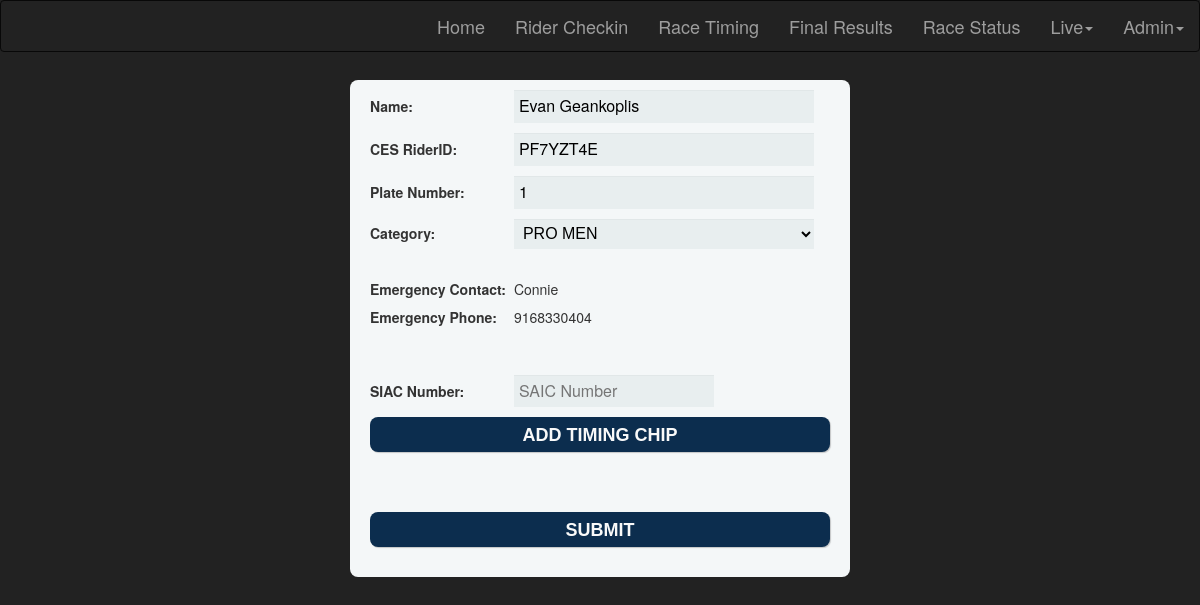
/rider_update.php?riderid=PF7YZT4E, run on an earlier commit of the app's database.
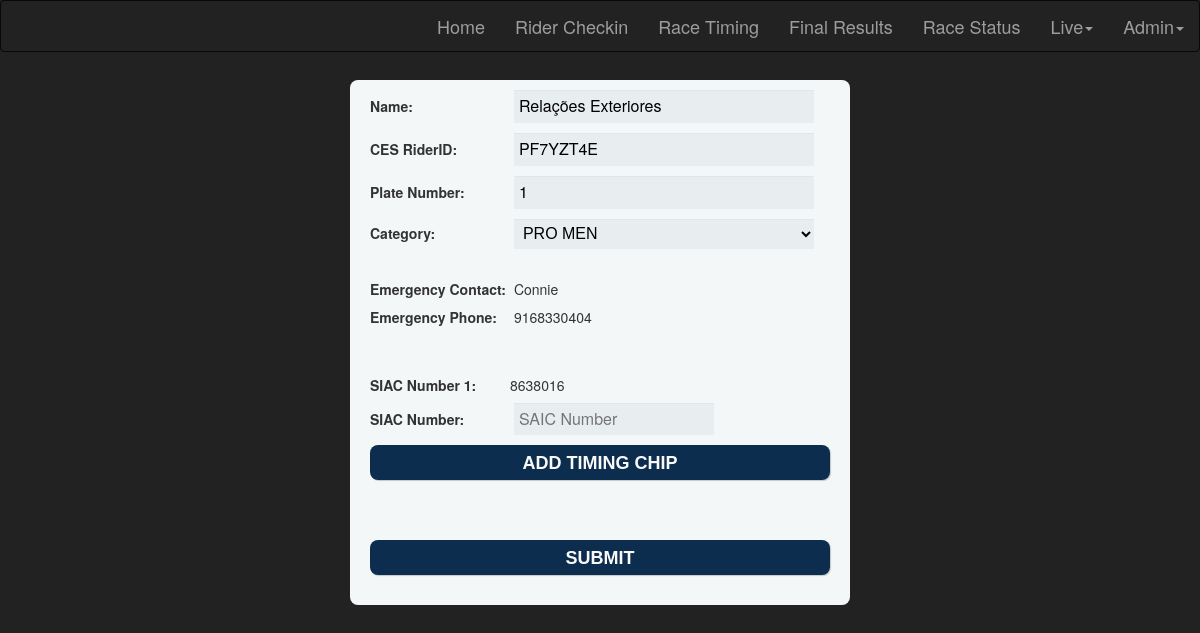
And on a later commit of the database.
### tables this page shows
CREATE TABLE `riders` (
  `id` int(32) unsigned NOT NULL AUTO_INCREMENT,
  `name` varchar(128) DEFAULT NULL,
  `riderid` char(8) NOT NULL DEFAULT '',
  `raceid` int(32) DEFAULT NULL,
  `plate` int(10) DEFAULT NULL,
  `category` varchar(32) DEFAULT NULL,
  `sicard_id` int(10) DEFAULT NULL,
  `battery_check` enum('Yes','No') DEFAULT NULL,
  `saic_returned` enum('Yes','No') DEFAULT NULL,
  `intense` varchar(3) DEFAULT NULL,
  `phone` varchar(32) DEFAULT NULL,
  `emcontact` varchar(128) DEFAULT NULL,
  `emphone` varchar(32) DEFAULT NULL,
  PRIMARY KEY (`id`),
  UNIQUE KEY `riderid` (`riderid`),
  UNIQUE KEY `sicard_id` (`sicard_id`)
);

CREATE TABLE `categories` (
  `id` int(11) unsigned NOT NULL AUTO_INCREMENT,
  `raceid` int(32) DEFAULT NULL,
  `name` varchar(32) NOT NULL DEFAULT '',
  `sortorder` int(8) DEFAULT NULL,
  `cat` enum('Pro','Expert','Sport','Beginner') DEFAULT NULL,
  `gender` enum('M','F') DEFAULT NULL,
  `stages` int(11) DEFAULT NULL,
  `starttime` datetime DEFAULT NULL,
  `s1` int(1) NOT NULL DEFAULT '1',
  `s2` int(1) NOT NULL DEFAULT '1',
  `s3` int(1) NOT NULL DEFAULT '1',
  `s4` int(1) NOT NULL DEFAULT '1',
  `s5` int(1) NOT NULL DEFAULT '1',
  `s6` int(1) NOT NULL DEFAULT '1',
  `s7` int(1) NOT NULL DEFAULT '1',
  `s8` int(1) NOT NULL DEFAULT '1',
  `s9` int(1) NOT NULL DEFAULT '1',
  `s10` int(1) NOT NULL DEFAULT '1',
  `s11` int(1) NOT NULL DEFAULT '1',
  `s12` int(1) NOT NULL DEFAULT '1',
  PRIMARY KEY (`id`)
);

CREATE TABLE `siacriderid` (
  `id` int(32) unsigned NOT NULL AUTO_INCREMENT,
  `sicard_id` int(10) DEFAULT NULL,
  `riderid` char(8) NOT NULL,
  `name` varchar(128) DEFAULT NULL,
  `raceid` int(32) DEFAULT NULL,
  `saic_returned` enum('Yes','No') DEFAULT NULL,
  PRIMARY KEY (`id`),
  UNIQUE KEY `riderid` (`riderid`),
  UNIQUE KEY `sicard_id` (`sicard_id`)
);

### rider_update.php (the view, shortened to what this page needs)
<?php
$riderid = mysql_real_escape_string($_GET['riderid']);
$query5 = "SELECT * FROM riders WHERE riderid='$riderid' ";
$res=mysql_query($query5);
$rider=mysql_fetch_array($res);
if(empty($rider)) {
	header("Location: rider_checkin.php");
}
else {
	$name = $rider['name'];
	$plate = $rider['plate'];
	$category = $rider['category'];
	$emcontact = $rider['emcontact'];
	$emphone = $rider['emphone'];
}
$query = "SELECT * FROM categories";
$categories=mysql_query($query);
		?>
<!DOCTYPE html PUBLIC "-//W3C//DTD XHTML 1.0 Transitional//EN" "http://www.w3.org/TR/xhtml1/DTD/xhtml1-transitional.dtd">
<html xmlns="http://www.w3.org/1999/xhtml">
<head>
	<link rel="stylesheet" href="libraries/bootstrap/3.3.6/css/bootstrap.min.css">
	<link rel="stylesheet" href="raceresults.css" type="text/css" />
</head>
<body>
	<?php include 'menu.php'; ?>
	<div id="rider">
		<form method="post">
			<label for="name">Name:</label>
			<input type="text" name="name" placeholder="Rider Name" value="<?php echo $name; ?>" required />
			<label for="riderid">CES RiderID:</label>
			<input type="text" name="riderid" placeholder="CES RiderID" value="<?php echo $riderid; ?>" required />
			<label for="plate">Plate Number:</label>
			<input type="text" name="plate" placeholder="Plate Number" value="<?php echo $plate; ?>" required />
			<label for="category">Category:</label>
				<select id="category" type="text" name="category" required>
					<?php
					while ( $row = mysql_fetch_array($categories) )  {
						echo '<option';
						if($category == $row['name']){
							echo " selected ";
						}
						echo ' value="'.$row['name'].'">'.$row['name'].'</option>';
					}
					?>
				</select>
			<label for="emcontact">Emergency Contact:</label>
			<?php echo $emcontact; ?>
			<label for="emphone">Emergency Phone:</label>
			<?php echo $emphone; ?>
			<?php
			$i = 1;
			$query = "SELECT * FROM siacriderid WHERE riderid='".$riderid."'";
			$siacrider=mysql_query($query);
			while ( $row = mysql_fetch_array($siacrider) )
			{
				echo '<label>SIAC Number '.$i.":</label>";
				echo $row['sicard_id'];
				$i += 1;
			}
			?>
			<div id="sicard_id">
			<label for="sicard_id">SIAC Number:</label>
			<input id="saic" type="text" name="sicard_id" placeholder="SAIC Number" value="<?php echo $sicard_id; ?>" style="width: 200px;" />
			<button class="btn btn-primary btn-block" id="add" type="submit" value="" name="add">ADD TIMING CHIP</button>
			</div>
			<button type="submit" class="btn btn-primary btn-block" name="btn-submit">SUBMIT</button>
		</form>
	</div>
</body>
</html>

What changed in the data, as far as the page shows it:
changed riders "Connie": name "Evan Geankoplis" → "Relações Exteriores"
added siacriderid: sicard "8638016"
